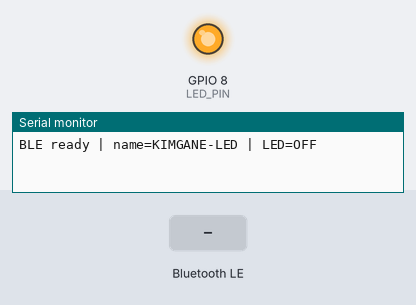
Bench run of a sketch on a simulated ESP32-C3. Shown: output pins drawn as LEDs (lit = HIGH), the last lines printed to the serial monitor. Inputs (shaded band) come from the test bench. Nothing arrives over Bluetooth unless stated; a phone connects over Bluetooth LE 3 s after start.

Above: at 1.2 s.
1.3 s: Bluetooth LE write "1" received
At 2.2 s:
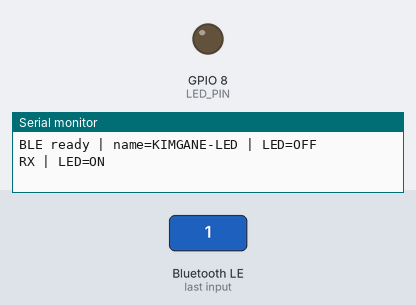
2.8 s: Bluetooth LE write "0" received
At 3.3 s:
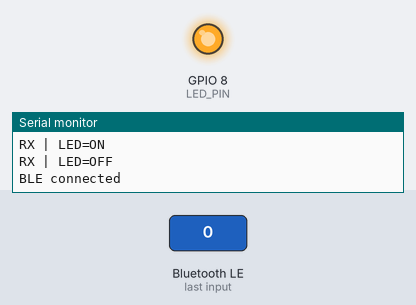
Timing chart, 0 to 5.8 s (numbered marks = the images above; inputs shaded):
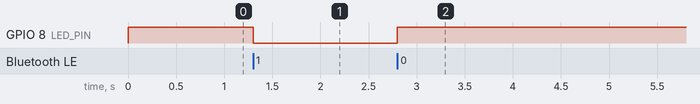

Measured:
- after the input at 1.3 s, GPIO 8 (LED_PIN): HIGH → LOW at once
- after the input at 2.8 s, GPIO 8 (LED_PIN): LOW → HIGH at once

The sketch:

ble_led_control.ino
```cpp
#include <Arduino.h>
#include <NimBLEDevice.h>

// ESP32C3 Dev Module, USB CDC On Boot: Enabled, NimBLE-Arduino 2.5.1.
// Common C3 SuperMini onboard LED: GPIO8, active LOW. USB power only.
constexpr uint8_t LED_PIN = 8;
constexpr char DEVICE_NAME[] = "KIMGANE-LED";
constexpr char SERVICE_UUID[] = "328e0001-8c2a-4e58-9a48-512fc6ab1279";
constexpr char LED_UUID[] = "328e0002-8c2a-4e58-9a48-512fc6ab1279";

NimBLECharacteristic* ledCharacteristic = nullptr;
bool ledOn = false;  // After setup, accessed only by the BLE host callbacks.

void setLed(bool on) {
  ledOn = on;
  digitalWrite(LED_PIN, on ? LOW : HIGH);
  if (ledCharacteristic != nullptr) {
    ledCharacteristic->setValue(on ? "1" : "0");
  }
}

class LedCallbacks : public NimBLECharacteristicCallbacks {
  void onWrite(NimBLECharacteristic* characteristic, NimBLEConnInfo&) override {
    const auto value = characteristic->getValue();
    if (value.size() == 1 && (value[0] == '0' || value[0] == '1')) {
      setLed(value[0] == '1');
      Serial.printf("RX | LED=%s\n", ledOn ? "ON" : "OFF");
    } else {
      // Restore readable state after an invalid write.
      setLed(ledOn);
      Serial.println("RX rejected | expected ASCII 0 or 1");
    }
  }
} ledCallbacks;

class ServerCallbacks : public NimBLEServerCallbacks {
  void onConnect(NimBLEServer*, NimBLEConnInfo&) override {
    Serial.println("BLE connected");
  }

  void onDisconnect(NimBLEServer*, NimBLEConnInfo&, int reason) override {
    // Runs once the BLE stack detects the lost connection, not instantly.
    setLed(false);
    Serial.printf("BLE disconnected | reason=%d | LED=OFF\n", reason);
    NimBLEDevice::startAdvertising();
  }
} serverCallbacks;

void setup() {
  digitalWrite(LED_PIN, HIGH);
  pinMode(LED_PIN, OUTPUT);
  Serial.begin(115200);
  NimBLEDevice::init(DEVICE_NAME);
  auto* server = NimBLEDevice::createServer();
  server->setCallbacks(&serverCallbacks);
  auto* service = server->createService(SERVICE_UUID);
  ledCharacteristic = service->createCharacteristic(
      LED_UUID, NIMBLE_PROPERTY::READ | NIMBLE_PROPERTY::WRITE, 1);
  ledCharacteristic->setCallbacks(&ledCallbacks);
  setLed(false);

  auto* advertising = NimBLEDevice::getAdvertising();
  // Put the full name in the scan response; the UUID stays in advertising data.
  advertising->enableScanResponse(true);
  advertising->addServiceUUID(SERVICE_UUID);
  advertising->setName(DEVICE_NAME);
  if (advertising->start()) {
    Serial.println("BLE ready | name=KIMGANE-LED | LED=OFF");
  } else {
    Serial.println("BLE advertising failed | press RESET and check serial output");
  }
}

void loop() {
  static uint32_t lastReportMs = 0;
  const uint32_t now = millis();
  if (now - lastReportMs >= 5000) {
    lastReportMs = now;
    Serial.printf("MEM | free_heap=%lu | min_free_heap=%lu | uptime_ms=%lu\n",
                  static_cast<unsigned long>(ESP.getFreeHeap()),
                  static_cast<unsigned long>(ESP.getMinFreeHeap()),
                  static_cast<unsigned long>(now));
  }
  delay(10);
}
```
